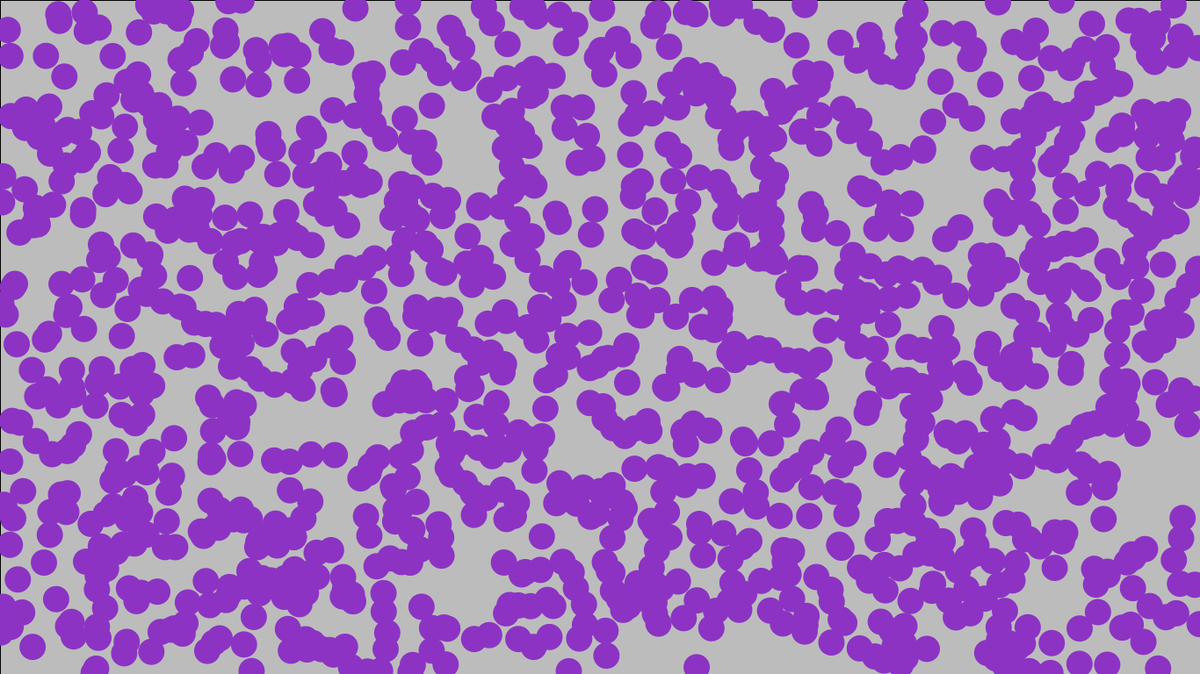
Frame 1 (no input)
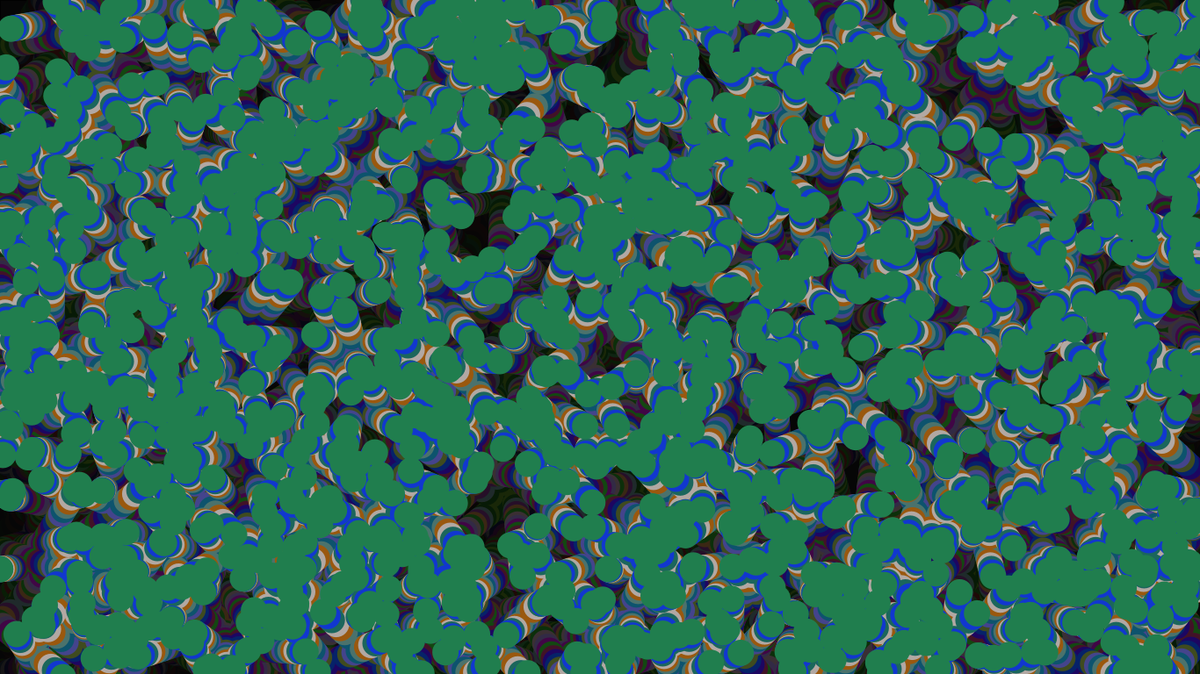
Frame 60 (the mouse pressed at the canvas centre just before this capture)
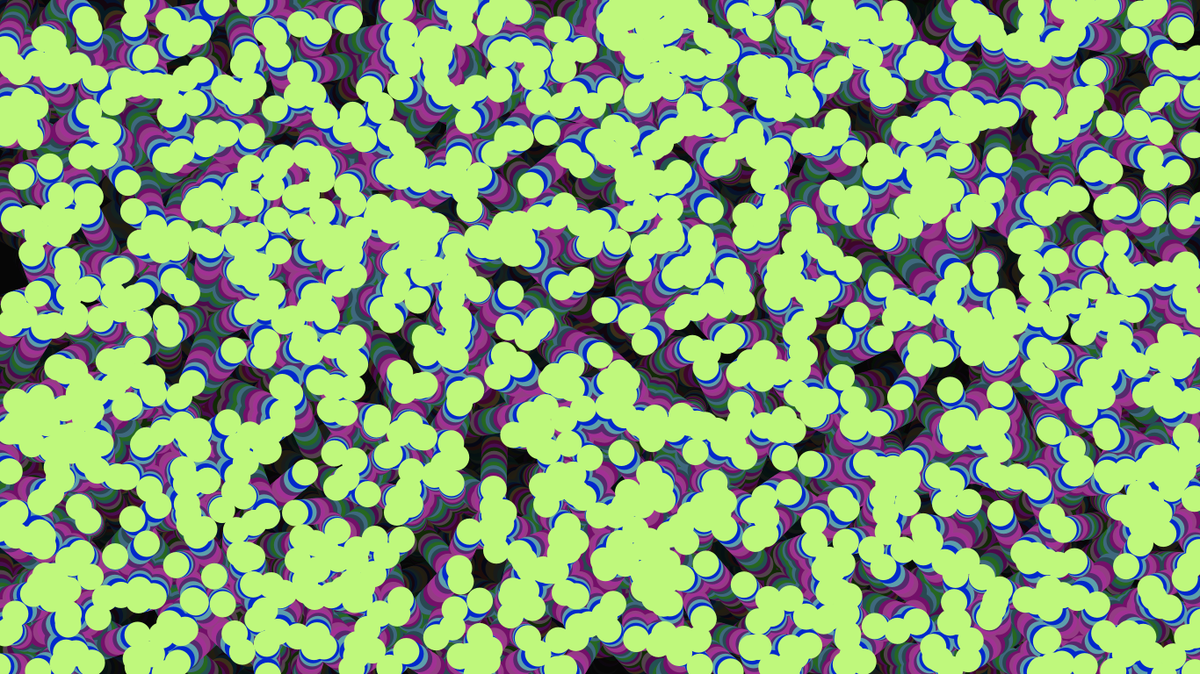
Frame 120 (the mouse held since frame 60 and released just before this capture)

The Processing sketch that drew these frames (run headless with seeded random() and noise(); from frame 60 on, the mouse is pressed at the canvas centre):

// Processing sketch: processing_54230
// ── processing_54230.pde

float[] xCoords=new float[1300];
float[] yCoords=new float[1300];
float[] xMove=new float[1300];
float[] yMove=new float[1300];

void setup(){
size(1366,768);
smooth();
for (int i=0;i<1300; i++){
xCoords[i]=random(width);
yCoords[i]=random(height);
xMove[i] =random (-5,5);
yMove[i] =random (-5,5);
}
}
void draw(){
  fill(0,20);
  rect(0,0,width,height);
  //CHANGE THIS FILL TO (255) IF YOU DONT LIKE FLASHING COLORS
  fill (random(0,255),random(0,255),random(0,255));
  noStroke();
  for (int i=0;i<1300; i++){
    ellipse(xCoords[i],yCoords[i],30,30);
    xCoords[i]+=xMove[i];
    yCoords[i]+=yMove[i];
  if (xCoords[i]>width|| xCoords[i]<0){
  xMove[i]*=-1;
}
if (yCoords[i]>height|| yCoords[i]<0){
  yMove[i]*=-1;
}
}
}
